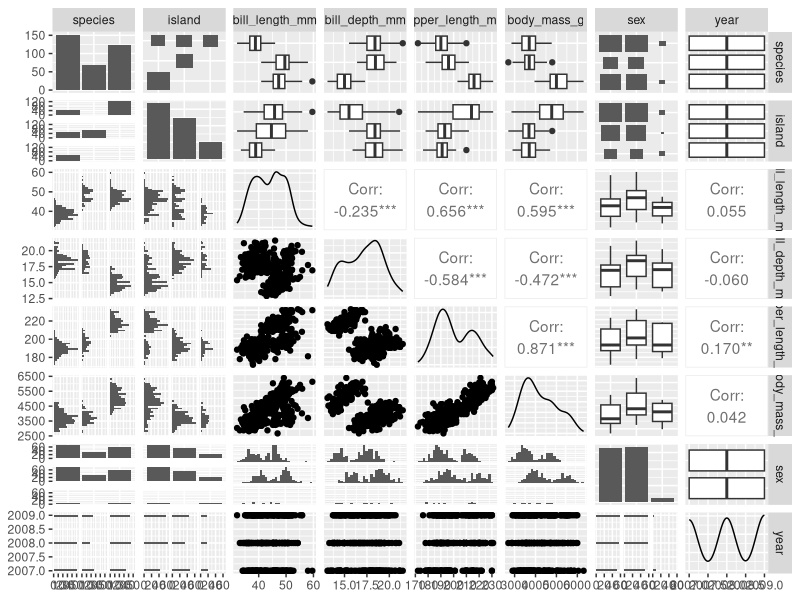
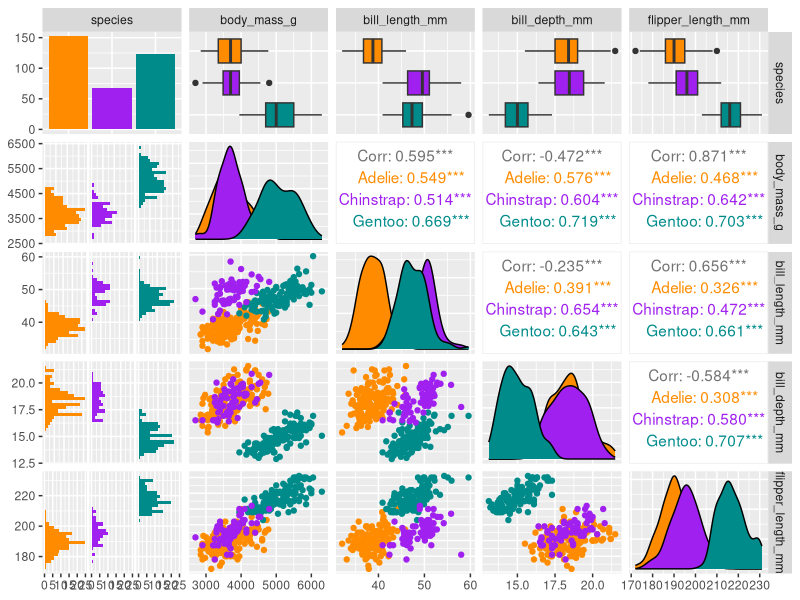
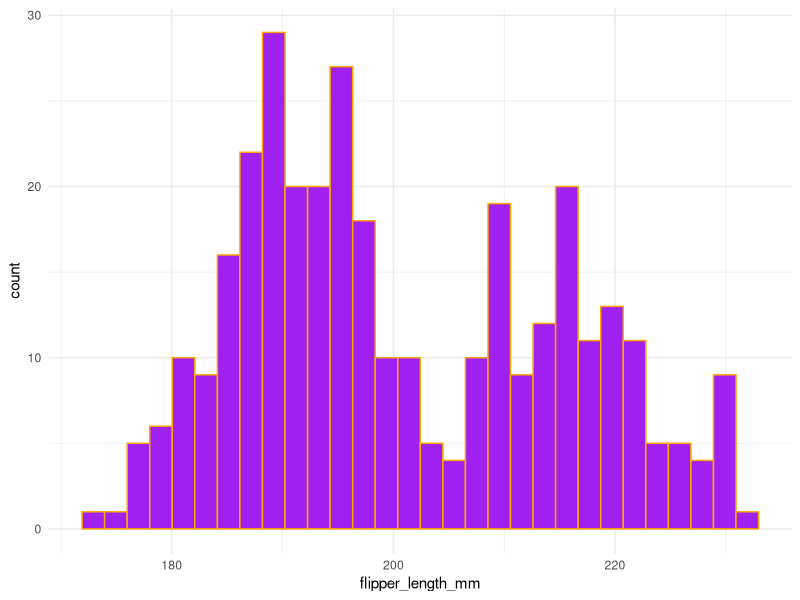
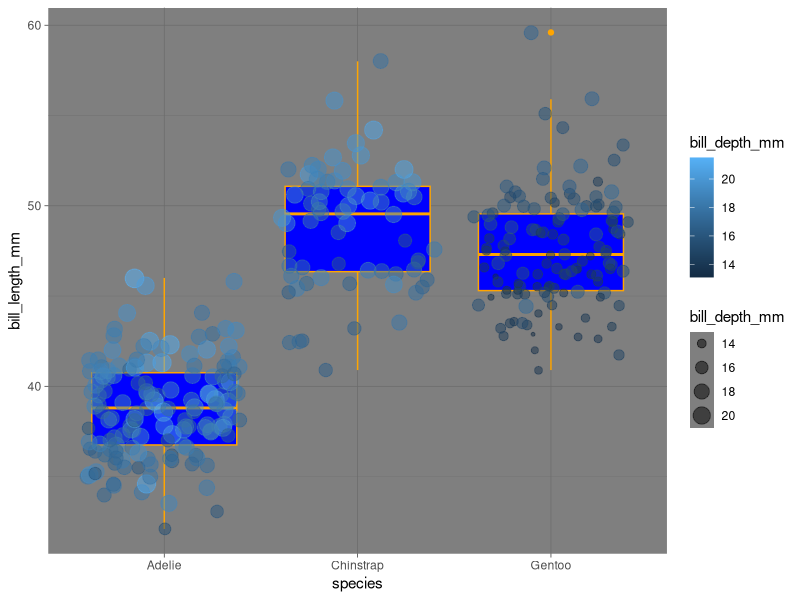

Recreate these plots in R, in order.
## ---- chunk 1
library(GGally)
library(skimr)
library(palmerpenguins)
library(tidyverse)
## ---- chunk 2
names(penguins)

dim(penguins)

head(penguins)

tail(penguins)

summary(penguins)
## ---- chunk 3
# data exploration tool
skim(penguins)
## ---- chunk 4
ggpairs(penguins)
## ---- chunk 5
penguins %>%
  select(species, body_mass_g, ends_with("_mm")) %>% 
  GGally::ggpairs(aes(color = species)) +
  scale_colour_manual(values = c("darkorange","purple","cyan4")) +
  scale_fill_manual(values = c("darkorange","purple","cyan4"))
## ---- chunk 6
ggplot(data = penguins, aes(x = flipper_length_mm)) +
  geom_histogram(fill = "purple",
                 color = "orange") +
  theme_minimal()
## ---- chunk 7
ggplot(data = penguins,
       aes(x = species,
           y = bill_length_mm)) +
  geom_boxplot(fill = "blue", 
               color = "orange") +
  geom_jitter(aes(size = bill_depth_mm, color = bill_depth_mm), 
              alpha = 0.5) + 
  theme_dark()
